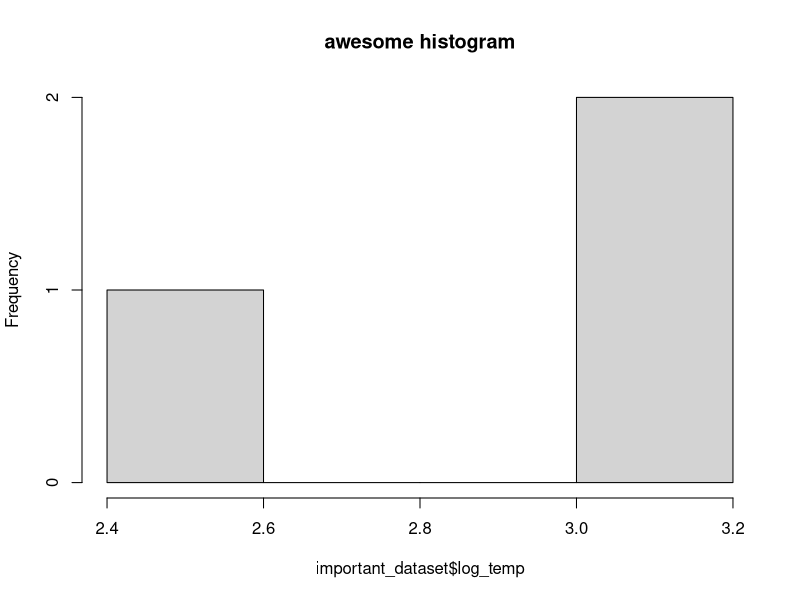

Here is the R script that generated this plot:
# analysis script

important_dataset <- data.frame(site_id = c("a","b","c"),
                                temp = c(23.2, 12.1, 20.5))

important_dataset$log_temp <- log(important_dataset$temp)

hist(important_dataset$log_temp, main = "awesome histogram")

# pretend we fix a bug now

# pretend we add a new feature, like another type of plot
